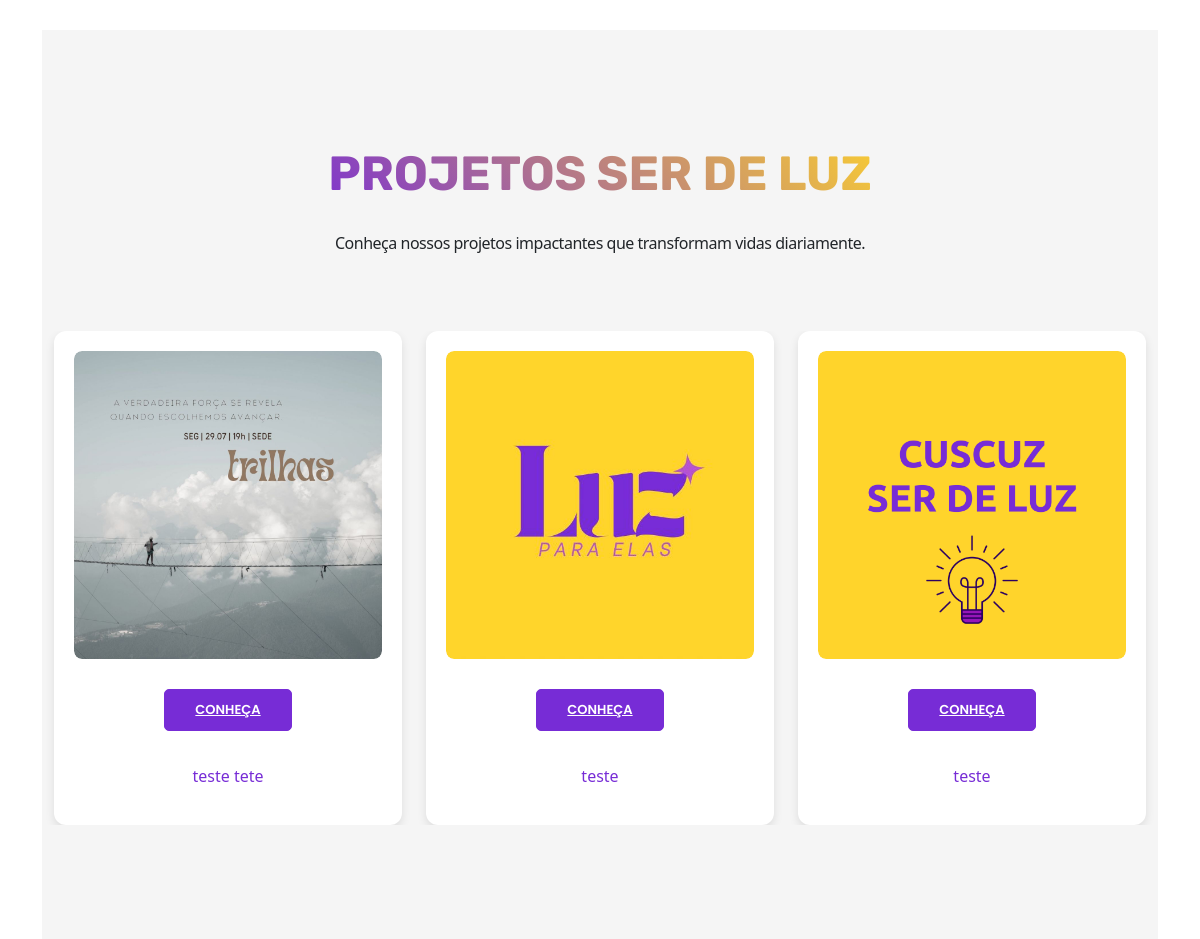
/ (middle part), run on an earlier commit of the app's database.
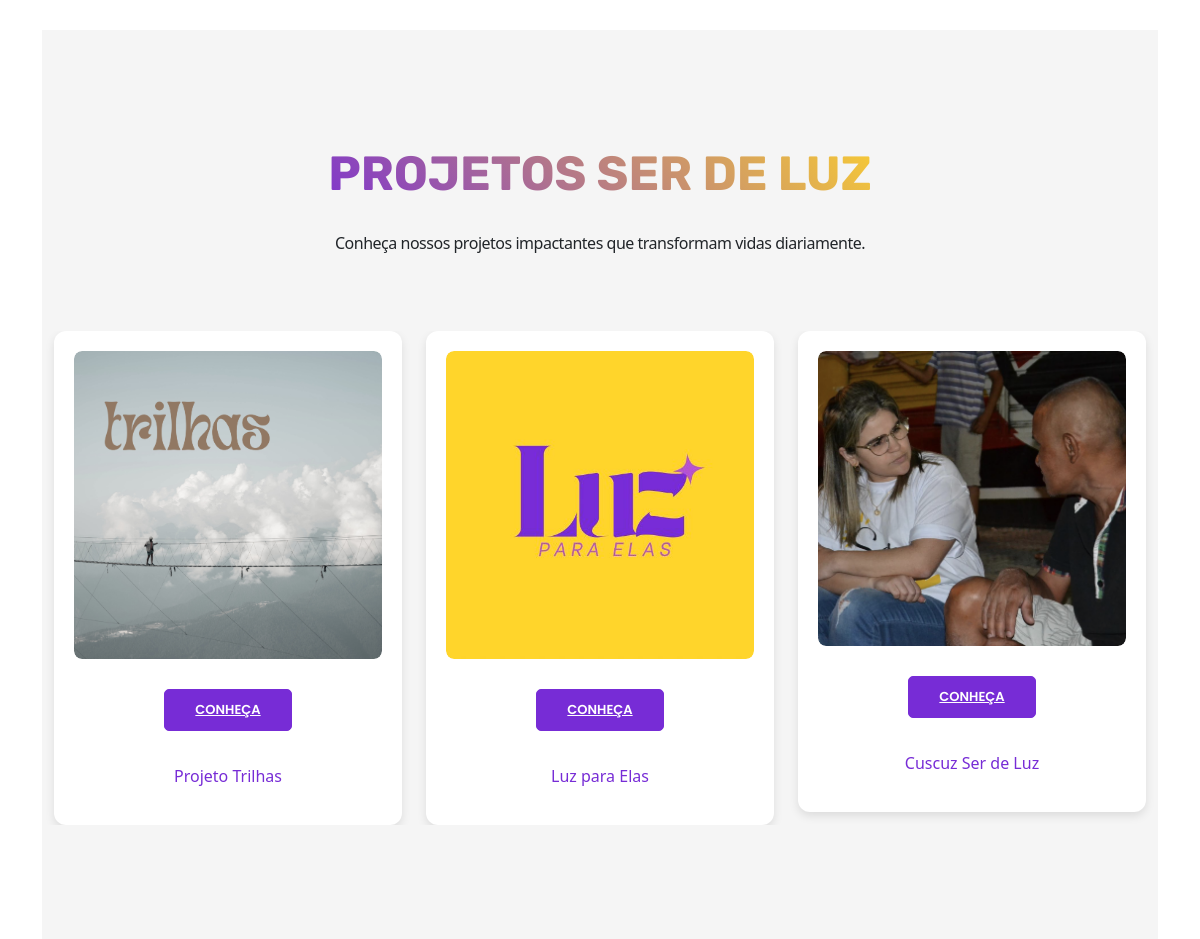
And on a later commit of the database.
### myapp/models.py (models this page shows, shortened)
class Projeto(models.Model):
    titulo = models.CharField(max_length=100)
    subtitulo = models.CharField(max_length=100)
    descricao = models.TextField()
    fotoprojeto = models.FileField(upload_to='projeto', verbose_name='fotoprojeto',
        null=True, blank=True)
    is_principal = models.BooleanField(default=False)
    is_ativo = models.BooleanField(default=False)
    class Meta:
        verbose_name = 'Projeto'
        verbose_name_plural = 'Projetos'
        ordering = ['id']

### myapp/views.py (the view)
# urls.py: path('', views.site, name='index'),
def site(request):
    projetos = Projeto.objects.filter(is_principal=True)
    context = {'projetos': projetos}
    return render(request, 'index.html', context)

### myapp/templates/index.html (shortened to what this page needs)
{% extends 'base.html' %}
{% load static %}
{% block content %}
  {% include 'quemsomos.html' %}
  <section class="section section-lg bg-gray-1">
    <div class="container">
      <div class="row justify-content-center text-center">
        <div class="col-md-9 col-lg-7 wow-outer">
          <div class="wow slideInDown">
            <head>
          </head>
          <body>
              <h3 class="texto-destaque">Projetos Ser de Luz</h3>
          </body>
          </html>
            <p>Conheça nossos projetos impactantes que transformam vidas diariamente.</p>
          </div>
        </div>
      </div>
      <div class="row row-50">
        {% for projeto in projetos %}
          <div class="col-md-6 col-lg-4 wow-outer">
            <div class="wow fadeInUp">
              <article class="box-causes">
                <div class="box-causes-img">
                  {% if projeto.fotoprojeto %}
                    <img src="{{ projeto.fotoprojeto.url }}" alt="{{ projeto.nome }}" class="projeto-img">
                  {% else %}
                    <img src="{% static 'images/default.jpg' %}" alt="Imagem não disponível" class="projeto-img">
                  {% endif %}
                </div>
                <a class="button button-sm button-primary" href="{% url 'projeto' projeto.id %}">CONHEÇA</a>
                <p class="box-causes-donate">
                  <span class="box-causes-donate-complete">{{ projeto.subtitulo }}</span>
                </p>
              </article>
            </div>
          </div>
        {% endfor %}
      </div>
    </div>
  </section>
{% endblock %}

### base/templates/base.html (shortened to what this page needs)
{% load static %}
<!DOCTYPE html>
<html class="wide wow-animation" lang="pt-br">
<head>
  <link rel="stylesheet" href="{% static 'css/style.css' %}">
  <link rel="stylesheet" href="{% static 'css/bootstrap.css' %}">
  <link rel="stylesheet" href="{% static 'css/fonts.css' %}">
  <link href="https://cdn.jsdelivr.net/npm/bootstrap@5.3.3/dist/css/bootstrap.min.css" rel="stylesheet">
</head>
<body>
	{% include 'navbar.html' %}
	<div class="container">
		{% block content %}
		{% endblock %}
</body>
</html>

### base/templates/navbar.html (shortened to what this page needs)
{% load static %}
<!DOCTYPE html>
<html lang="pt-br">
<head>
</head>
<body>
</body>
</html>

### myapp/templates/quemsomos.html (shortened to what this page needs)
{% load static %}
<section class="section section-xl">
            <head>
          </head>
          <body>
          </body>
          </html>

### base/templates/rodape.html (shortened to what this page needs)
{% load static %}

### myapp/templates/quemsomos.html (style rules this page uses)
.texto-destaque { font-size: 48px; font-weight: bold; background: linear-gradient(45deg, #772cd6, #ffd42b); background-clip: text; color: transparent; text-align: center; text-transform: uppercase; }

### myapp/templates/index.html (style rules this page uses)
.texto-destaque { font-size: 48px; font-weight: bold; background: linear-gradient(45deg, #772cd6, #ffd42b); background-clip: text; color: transparent; text-align: center; text-transform: uppercase; }
.box-causes { background: #fff; border-radius: 12px; box-shadow: 0 4px 10px rgba(0, 0, 0, 0.1); overflow: hidden; transition: all 0.3s ease-in-out; padding: 20px; text-align: center; display: flex; flex-direction: column; align-items: center; }
.box-causes-img { width: 100%; overflow: hidden; border-radius: 8px; }
.projeto-img { width: 100%; height: auto; max-width: 372px; max-height: 396px; object-fit: cover; border-radius: 8px; transition: transform 0.3s ease-in-out; }
.box-causes p { font-size: 16px; color: #666; margin-top: 10px; line-height: 1.6; }

What changed in the data, as far as the page shows it:
changed Projeto: fotoprojeto: a different picture; subtitulo "teste tete" → "Projeto Trilhas"
changed Projeto: subtitulo "teste" → "Luz para Elas"
changed Projeto: fotoprojeto: a different picture; subtitulo "teste" → "Cuscuz Ser de Luz"
